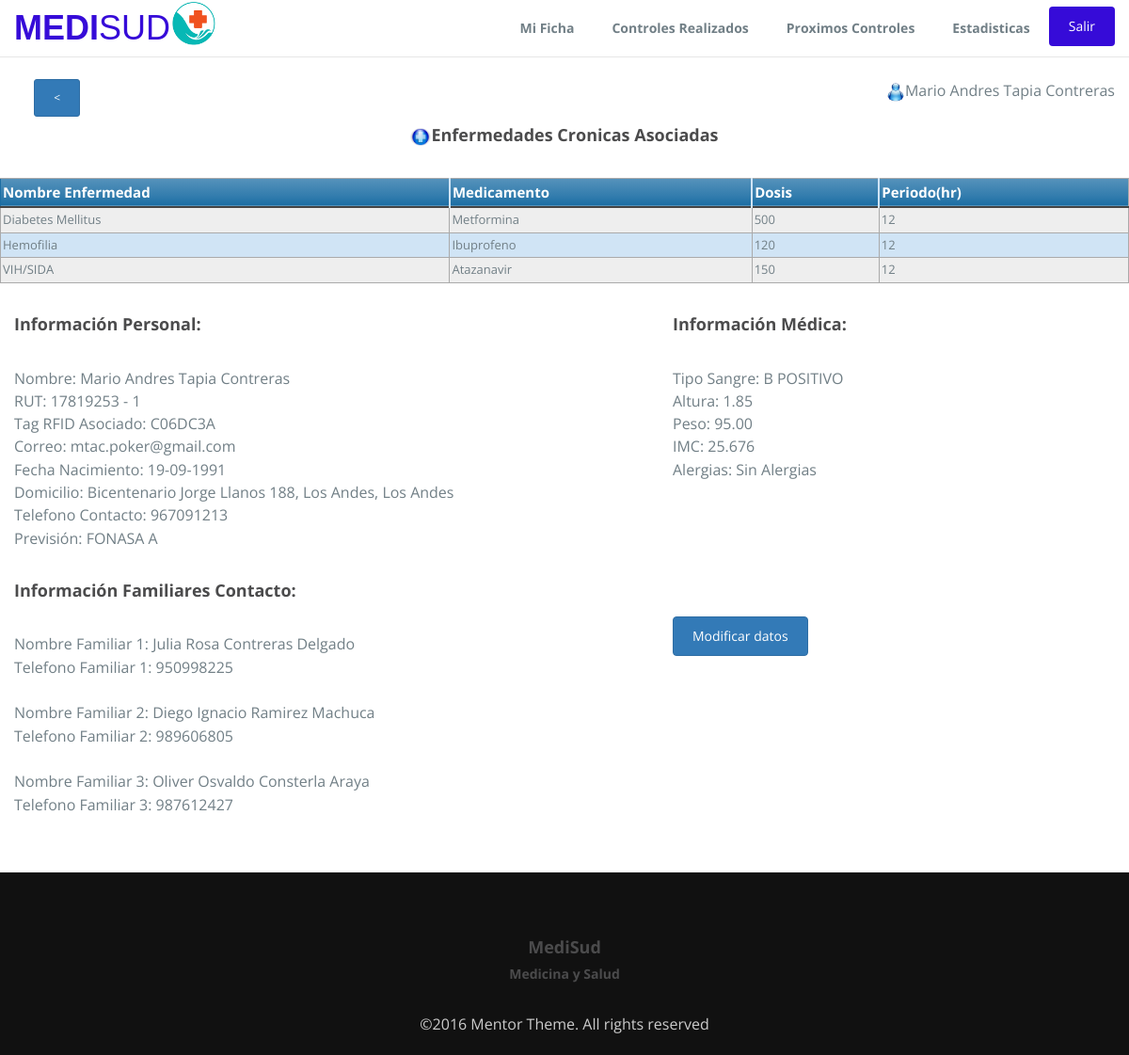
Screenshot of /FichaPac.php (signed in) with the database file from the repository.
### tables this page shows
CREATE TABLE `enfermedad` (
  `Rut` int(11) NOT NULL,
  `NomEnfermedad` varchar(150) NOT NULL,
  `NomMedicamento` varchar(150) NOT NULL,
  `DosisMg` decimal(10,0) NOT NULL,
  `PeriodoHr` int(2) NOT NULL
);

CREATE TABLE `paciente` (
  `Rut` int(8) NOT NULL,
  `Dv` varchar(1) NOT NULL,
  `Nombre` varchar(80) NOT NULL,
  `FechaNac` varchar(10) NOT NULL,
  `Sexo` char(1) NOT NULL,
  `Domicilio` varchar(80) NOT NULL,
  `Comuna` varchar(30) NOT NULL,
  `Localidad` varchar(20) NOT NULL,
  `correo` varchar(60) NOT NULL,
  `Fono` int(9) NOT NULL,
  `Prevision` varchar(15) NOT NULL,
  `Altura` decimal(3,2) NOT NULL,
  `Peso` decimal(5,2) NOT NULL,
  `TipoSangre` char(2) NOT NULL,
  `FactorRH` char(8) NOT NULL,
  `alergias` varchar(100) NOT NULL,
  `NombreFamiliar` varchar(80) NOT NULL,
  `TelefonoFamiliar` int(9) NOT NULL,
  `NombreFamiliar2` varchar(80) NOT NULL,
  `TelefonoFamiliar2` int(9) NOT NULL,
  `NombreFamiliar3` varchar(80) NOT NULL,
  `TelefonoFamiliar3` int(9) NOT NULL,
  `CodRFID` varchar(16) NOT NULL
);

### FichaPac.php (the view, shortened to what this page needs)
<!DOCTYPE html>
<html lang="en">
  <head>
    <link rel="stylesheet" type="text/css" href="css/font-awesome.min.css">
    <link rel="stylesheet" type="text/css" href="css/bootstrap.min.css">
    <link rel="stylesheet" type="text/css" href="css/imagehover.min.css">
    <link rel="stylesheet" type="text/css" href="css/style.css">
    <link rel="stylesheet" type="text/css" href="css/tabla.css">
  </head>
  <body>
    <nav class="navbar navbar-default navbar-fixed-top">
      <div class="container">
        <div class="navbar-header">
            <a class="navbar-brand" href="accesoPac.php">MEDI<span>SUD</span></a><img src="img/logo2.png" width="50" />
        </div>
        <div class="collapse navbar-collapse" id="myNavbar">
        <ul class="nav navbar-nav navbar-right">
            <li><a href="FichaPac.php">Mi Ficha</a></li>
            <li><a href="ControlesPac.php">Controles Realizados</a></li>
            <li><a href="ProxControlesPac.php">Proximos Controles</a></li>
            <li><a href="EstadisticasPac.php">Estadisticas</a></li>
            <li><form action="FichaPac.php" method="post">
                    <button type="submit" class="btn btn-green btn-block btn-flat" name="salir" style="margin-top:10%">Salir</button>
            </form>
            </li>
        </ul>
        </div>
      </div>
    </nav>
    <section id ="feature" class="section-padding">
        <div class="container">
            <div class="row" style="text-align: right">
              <?php
                 echo '<br><div class="row">
                    <div class="col-md-1">
                        <form action="accesoPac.php">
                            <button type="submit" class="btn btn-primary btn-xs"> < </button>
                        </form>
                    </div>
                    <div class="col-md-11">
                        <p style="text-align:right"><img src="img/blue.png" width="20" />'.$_SESSION['nombre'].'</p>
                    </div>
                </div>';
              ?>
          </div>
            <div class="row">
            <?php
                $usu = $_SESSION['user'];
                require 'conexion.php';
                $sql1="SELECT *FROM enfermedad WHERE Rut=".$usu;
                $result1=$conn->query($sql1);
                if($result1->num_rows>0){
                    echo '<div class="row">
                                <div class="header-section text-center">
                                    <h4><img src="img/urgencia.png" width="22">Enfermedades Cronicas Asociadas</h4><br>
                                </div>
                                <div class="feature-info">
                                <table class="pacientes">
                                <thead>
                                <tr>
                                <th>Nombre Enfermedad</th>
                                <th>Medicamento</th>
                                <th>Dosis</th>
                                <th>Periodo(hr)</th>
                                </tr>
                                </thead>
                                <tbody>';
                    while($row = $result1->fetch_assoc()){
                        echo'<tr>
                                <td>'. $row['NomEnfermedad'] . '</td>
                                <td>'. $row['NomMedicamento'].'</td>
                                <td>'.$row['DosisMg'].'</td>
                                <td>'. $row['PeriodoHr'] . '</td>
                            </tr>';
                    }
                    echo '</tbody></table>'
                        . '</div>
                        </div>';
                }else{
                    echo '<div style="text-align:center" ><h2>No hay Enfermedades Crónicas Asociadas.</h2></div>';
                }
                echo '<br>';
                $sql="SELECT * FROM paciente WHERE Rut=$usu";
                $result=$conn->query($sql);
                if($result->num_rows>0){
                    while($row = $result->fetch_assoc()){
                        $peso=$row['Peso'];
                            $altura=$row['Altura'];
                            $imc=round($peso/(($altura)*2),3);
                        echo '<div class="row">
                                      <div class="col-md-7 col-sm-7 col-xs-7 left">
                                            <h4>Información Personal:</h4><br>
                                            Nombre: '.$row['Nombre'].'<br>
                                            RUT: '.$row['Rut'].' - '.$row['Dv'].'<br>
                                            Tag RFID Asociado: '.$row['CodRFID'].'<br>
                                            Correo: '.$row['correo'].'<br>
                                            Fecha Nacimiento: '.$row['FechaNac'].'<br>
                                            Domicilio: '.$row['Domicilio'].', '.$row['Comuna'].', '.$row['Localidad'].'<br>
                                            Telefono Contacto: '.$row['Fono'].'<br>
                                            Previsión: '.$row['Prevision'].'<br><br>
                                      </div>
                                      <div class="col-md-5 col-sm-5 col-xs-5 left">
                                            <h4>Información Médica: </h4><br>
                                            Tipo Sangre: '.$row['TipoSangre'].'  '.$row['FactorRH'].'<br>
                                            Altura: '.$row['Altura'].'<br>
                                            Peso: '. $row['Peso'].'<br>
                                            IMC: '.$imc.'<br>
                                            Alergias: '. $row['alergias'].'<br>
                                      </div>
                            </div>
                            <div class="row">
                                  <div class="col-md-7 col-sm-7 col-xs-7 left">
                                        <h4>Información Familiares Contacto: </h4><br>
                                        Nombre Familiar 1: '.$row['NombreFamiliar'].'<br>
                                        Telefono Familiar 1: '. $row['TelefonoFamiliar'].'<br><br>
                                        Nombre Familiar 2: '.$row['NombreFamiliar2'].'<br>
                                        Telefono Familiar 2: '. $row['TelefonoFamiliar2'].'<br><br>
                                        Nombre Familiar 3: '.$row['NombreFamiliar3'].'<br>
                                        Telefono Familiar 3: '. $row['TelefonoFamiliar3'].'<br>
                                   </div>
                                   <div class="col-md-5 col-sm-5 col-xs-5 left">
                                        <a href="#" data-target="#loginMod" data-toggle="modal">
                                            <button type="submit" class="btn btn-primary" name="modificar" style="margin-top:10%">Modificar datos</button>
                                        </a>
                                   </div>
                            </div>';
                    }
                }else{
                    echo '<center><h2>Ficha inexistente</h2></center>';
                }
            ?>
            </div>
        </div>
    </section>
    <footer id="footer" class="footer">
      <div class="container text-center">
      <h4>MediSud</h4>
      <h5>Medicina y Salud</h5>
      <br>©2016 Mentor Theme. All rights reserved
      </div>
    </footer>
  </body>
</html>

### css/style.css (style rules this page uses)
body { font-size: 15px; line-height: 1.52; color: #717f86; font-size: 16px; font-family: 'Open Sans', sans-serif; font-weight: 400; }
ol, ul { list-style: none; }
table { border-collapse: collapse; border-spacing: 0; }
.section-padding { padding: 60px 0px; }
h1, h2, h3, h4, h5, h6 { font-family: Open Sans, sans-serif; font-weight: 700; color: #4B4B4C; }
a { color: #360bd8; }
.navbar-default .navbar-brand { color: #360bd8; }
.navbar-default { background-color: #ffffff; }
.navbar-default .navbar-nav > li > a { color: #717f86; font-size: 14px; font-weight: 700; }
.navbar-nav > li > a { padding: 0px; margin: 10px 5px; padding: 10px 15px; }
.navbar-default .navbar-brand { font-family: 'Dosis', sans-serif !important; font-weight: 700; text-transform: uppercase; padding: 0px; height: inherit; font-size: 36px; margin: 20px 0px; }
.navbar-default .navbar-brand span { font-weight: 100 !important; }
.navbar { margin-bottom: 0px; }
.footer { padding: 60px 0 20px; background: #111; color: #ccc; }
.btn { padding: 10px 20px; }
.btn-green, .btn-green:hover { background-color: #360bd8; color: #fff; }

### css/tabla.css (style rules this page uses)
table.pacientes { border: 1px solid #1C6EA4; background-color: #EEEEEE; width: 100%; text-align: left; border-collapse: collapse; }
table.pacientes td, table.pacientes th { border: 1px solid #AAAAAA; padding: 3px 2px; }
table.pacientes tbody td { font-size: 13px; }
table.pacientes tr:nth-child(even) { background: #D0E4F5; }
table.pacientes thead { background: #1C6EA4; background: -moz-linear-gradient(top, #5592bb 0%, #327cad 66%, #1C6EA4 100%); background: -webkit-linear-gradient(top, #5592bb 0%, #327cad 66%, #1C6EA4 100%); background: linear-gradient(to bottom, #5592bb 0%, #327cad 66%, #1C6EA4 100%); border-bottom: 2px solid #444444; }
table.pacientes thead th { font-size: 15px; font-weight: bold; color: #FFFFFF; border-left: 2px solid #D0E4F5; }
table.pacientes thead th:first-child { border-left: none; }

### rows the page displays
enfermedad: NomEnfermedad "Diabetes Mellitus", NomMedicamento "Metformina", DosisMg "500", PeriodoHr "12"
enfermedad: NomEnfermedad "Hemofilia", NomMedicamento "Ibuprofeno", DosisMg "120", PeriodoHr "12"
enfermedad: NomEnfermedad "VIH/SIDA", NomMedicamento "Atazanavir", DosisMg "150", PeriodoHr "12"
paciente: Nombre "Mario Andres Tapia Contreras", Rut "17819253", Dv "1", CodRFID "C06DC3A", correo "mtac.poker@gmail.com", FechaNac "19-09-1991", Domicilio "Bicentenario Jorge Llanos 188", Comuna "Los Andes", Localidad "Los Andes", Fono "967091213", Prevision "FONASA A", TipoSangre "B", FactorRH "POSITIVO", Altura "1.85", Peso "95.00", imc "25.676", alergias "Sin Alergias", NombreFamiliar "Julia Rosa Contreras Delgado", TelefonoFamiliar "950998225", NombreFamiliar2 "Diego Ignacio Ramirez Machuca", TelefonoFamiliar2 "989606805", NombreFamiliar3 "Oliver Osvaldo Consterla Araya", TelefonoFamiliar3 "987612427"

### other values shown
$_SESSION['nombre'] "Mario Andres Tapia Contreras"
